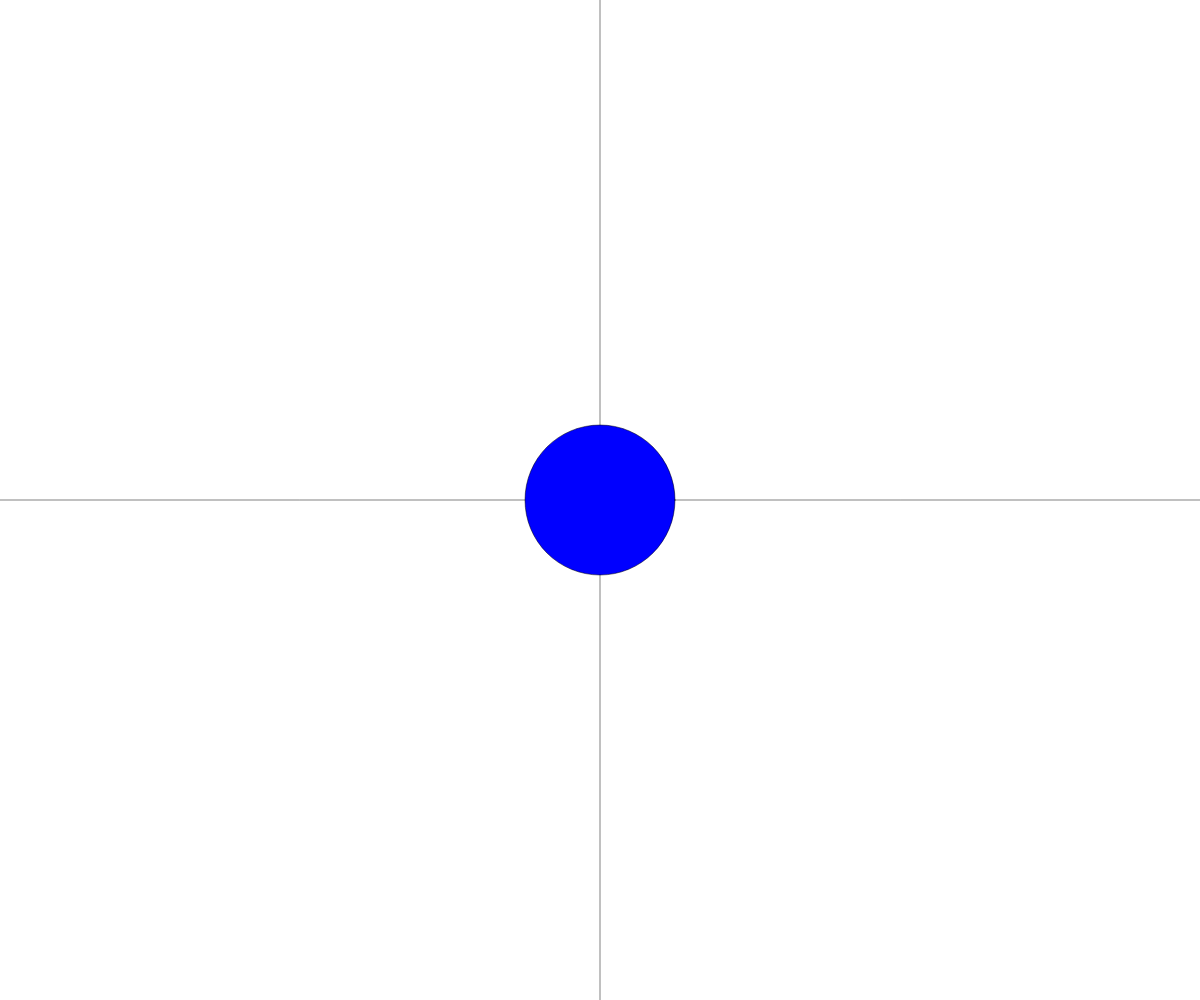
Frame 1 (no input)
Frame 60 (no input): identical to frame 1, image omitted
Frame 120 (the mouse pressed at the canvas centre since frame 60): identical to frame 1, image omitted

The p5.js sketch that drew this single still picture (run headless with seeded random() and noise() and a simulated clock; from frame 60 on, the mouse is pressed at the canvas centre):

// p5.js sketch
// ── sketch.js
let x, y, diametro;
let cor;

function setup() {
  createCanvas(windowWidth, windowHeight);
  x = width / 2;
  y = height / 2;
  diametro = 150;
}

function draw() {
  background(255);

  stroke(0);
  strokeWeight(0.5);
  line(width / 2, 0, width / 2, height);
  line(0, height / 2, width, height / 2);

  if (x < width / 2 && y < height / 2) {
    cor = color(255, 0, 0); //vermelho
  } else if (x > width / 2 && y < height / 2) {
    cor = color(0, 255, 0); //verde
  } else if (x > width / 2 && y > height / 2) {
    stroke(0);
    cor = color(255); //branco
  } else {
    cor = color(0, 0, 255); //azul
  }

  fill(cor);
  ellipse(x, y, diametro, diametro);
}

function mouseClicked() {
  // função retirada doa biblioteca reference p5js.org
  x = mouseX;
  y = mouseY;
}
